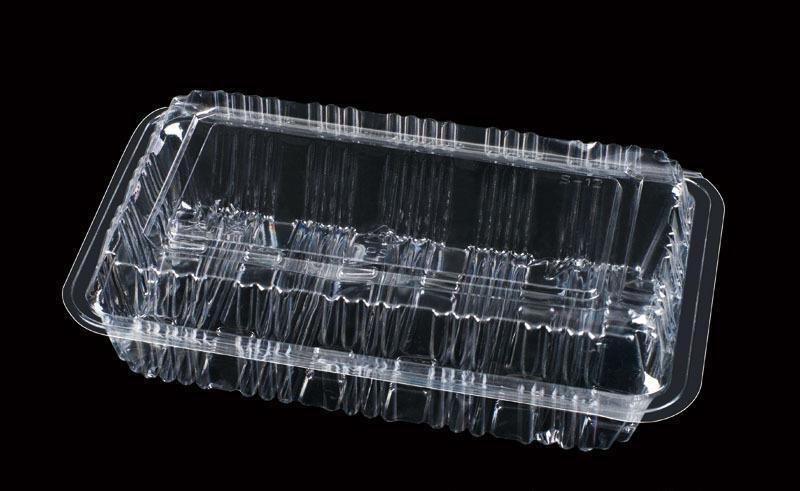
#> input picture my_utils/img_2.jpg, 800 x 491 px
$ python my_test.py
#> lines starting #> are read from the running program, lines starting #| are printed output that depends on the picture
import cv2
import numpy as np

# img1 = cv2.imread("img_1.jpg")
img1 = cv2.imread("img_2.jpg")
#> img1 is the input picture: shape (491, 800, 3); mean B, G, R 37.1, 33.2, 33.3

img1_mirror = cv2.flip(img1, 0)
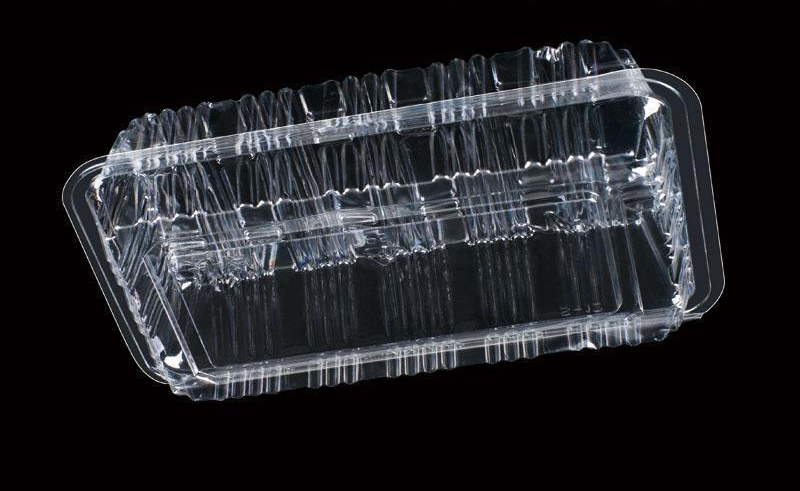
#> img1_mirror: shape (491, 800, 3); mean B, G, R 37.1, 33.2, 33.3
cv2.namedWindow("img_1", 0)
cv2.namedWindow("img1_mirror", 0)

cv2.imshow("img_1", img1)
cv2.imshow("img1_mirror", img1_mirror)
cv2.waitKey(0)
cv2.destroyAllWindows()
print(1)

$ run again, with my_utils/img_1.jpg copied over my_utils/img_2.jpg
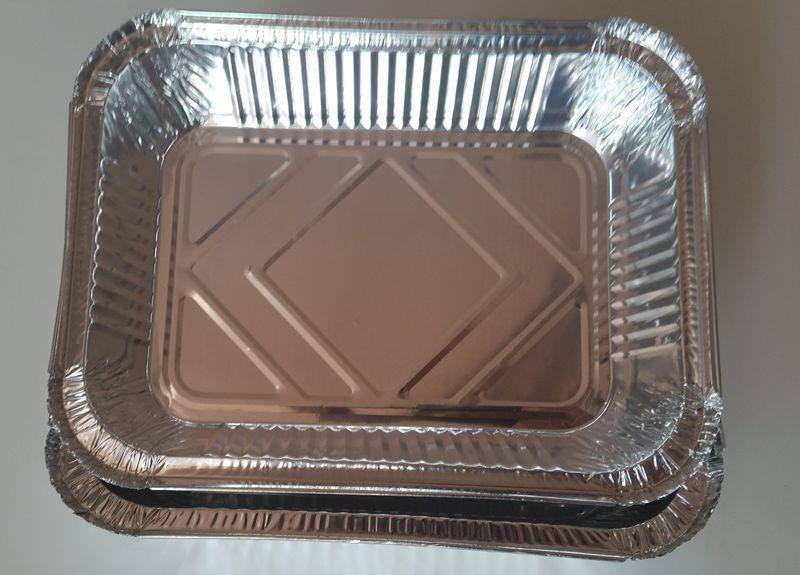
#> input picture my_utils/img_1.jpg, 800 x 575 px
#> img1 is the input picture: shape (575, 800, 3); mean B, G, R 112.4, 118.1, 127
#> `img1_mirror = cv2.flip(img1, 0)`:
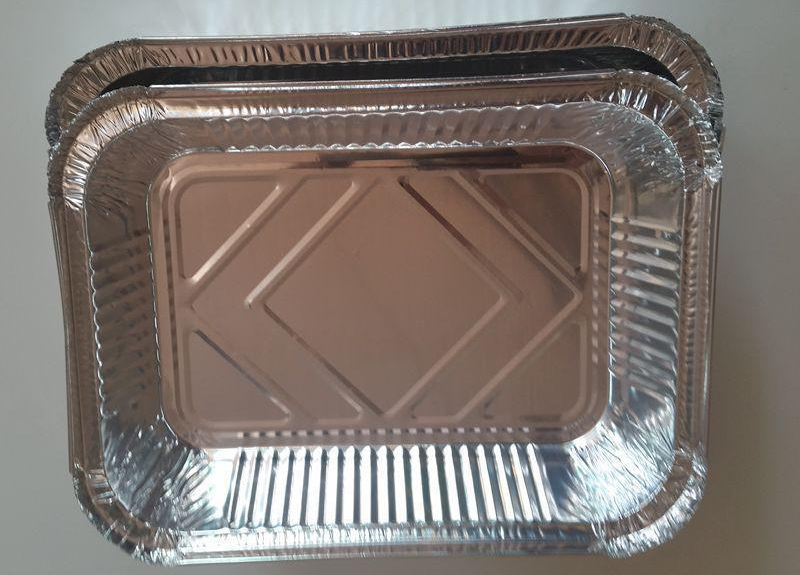
#> img1_mirror: shape (575, 800, 3); mean B, G, R 112.4, 118.1, 127
